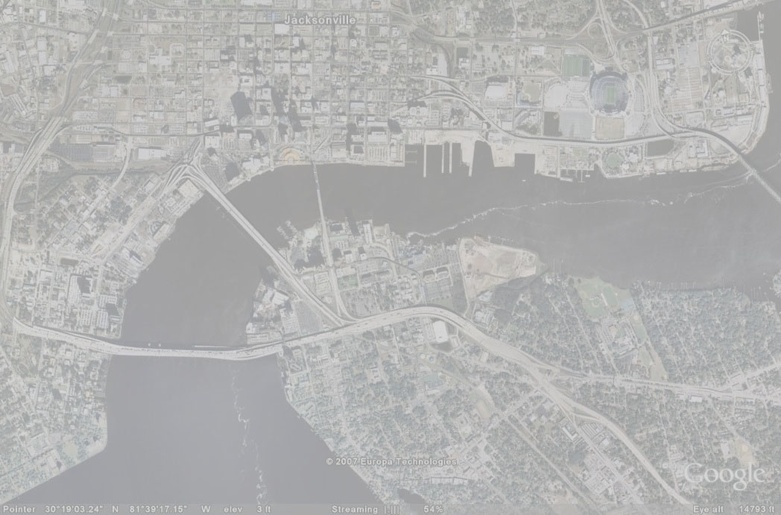
#> input picture assignment1/image_1/input_sat_image.jpg, 781 x 515 px, shrunk from 1048 x 691 before the run
$ python assignment1.py
#> lines starting #> are read from the running program, lines starting #| are printed output that depends on the picture; after the words box and inside, x2 and y2 are one past the last pixel; in counts of white or black regions, pixels touching at a corner belong together
#!/usr/bin/env python3
"""
--------------------------------------------------------------------------------------------
@Authors: Nicola Lea Libera (117073), Jenny Döring (119611), Josephin Kröger (124068)
Description: Source code to Assignment 1 of the course Image Analysis and Object Recognition
             at Bauhaus-Universität Weimar.
--------------------------------------------------------------------------------------------
"""

import numpy as np
import cv2
from matplotlib import pyplot as plt


def load_image(path):
    print("loading image...")
    # reads image as colour image
    img = cv2.imread(path, cv2.IMREAD_COLOR)
    # convert image from BGR to RGB representation and return said picture
    img = cv2.cvtColor(img, cv2.COLOR_BGR2RGB)
    return img


def compute_gray_value(img):
    print("creating grayscale...")
    # extract the 3 different color channels
    red = img[:, :, 0]
    green = img[:, :, 1]
    blue = img[:, :, 2]

    # convert the color channels to double so that they won't overflow and result in a false value
    # and return the grayscale picture
    img = np.uint8(((np.float32(red) + green + blue) / 3))
    return img


def contrast_stretching(img, min_val, max_val):
    print("stretching contrast...")
    height, width = img.shape
    # create an image with the same size as the original
    # and fill it with zeros
    contrast_img = np.zeros((height, width), img.dtype)
    # create a threshold for the outlier pixel
    outliers = 0.15 * (max_val - min_val)
    high = max_val - outliers
    low = min_val + outliers

    # go through every pixel and recompute the value
    # according to the threshold stretching formula
    for y in range(0, height):
        for x in range(0, width):
            if img[y, x] <= low:
                stretched_val = 0
            elif img[y, x] >= high:
                stretched_val = 1
            elif low < img[y, x] < high:
                stretched_val = ((img[y, x] - low) / (high - low))
            contrast_img[y, x] = np.uint8(stretched_val * 255)

    return contrast_img


def image_enhancement(gray, folder):
    print("enhancing image...")
    # prepare the gray values for the histogram and contrast stretching
    hist_data_gray = gray.flatten()

    # get the min, max value for the contrast stretching
    min_val = min(hist_data_gray)
    max_val = max(hist_data_gray)

    contrast_img = contrast_stretching(gray, min_val, max_val)
    contrast_hist_data = contrast_img.flatten()

    # Show the resulting images and corresponding histograms and save them in the corresponding folders
    plt.figure()
    plt.subplot(1, 2, 1)
    plt.imshow(gray, cmap='gray')
    plt.title("Gray")
    plt.axis('off')
    plt.subplot(1, 2, 2)
    plt.hist(hist_data_gray, bins=(max_val-min_val))
    plt.xlabel('Intensity Value')
    plt.ylabel('Number of Pixels')
    plt.tight_layout()
    plt.savefig(str(folder) + "grayscale_hist.jpg")

    plt.figure()
    plt.subplot(1, 2, 1)
    plt.imshow(contrast_img, cmap='gray')
    plt.title("Enhanced")
    plt.axis('off')
    plt.subplot(1, 2, 2)
    plt.hist(contrast_hist_data, bins=(max(contrast_hist_data) - min(contrast_hist_data)))
    plt.locator_params(axis="x", nbins=6)
    plt.xlabel('Intensity Value')
    plt.ylabel('Number of Pixels')
    plt.tight_layout()
    plt.savefig(str(folder) + "enhanced_hist.jpg")

    plt.figure()
    plt.imshow(contrast_img, cmap='gray')
    plt.title("Enhanced")
    plt.axis('off')
    plt.savefig(str(folder) + "enhanced.jpg")

    return contrast_img


def binarization(img, folder):
    print("creating binary mask...")
    # split into foreground and background
    # 70 is quite a good value (2nd parameter is the threshold value)
    thresh, binary = cv2.threshold(img, 70, 255, cv2.THRESH_BINARY_INV)
    thresh = int(thresh)
    # get the min, max value for the contrast stretching
    plt.figure()
    plt.imshow(binary, cmap='gray')
    plt.title("Binary Mask with Threshold=" + str(thresh))
    plt.axis('off')
    plt.savefig(str(folder) + "binary" + str(thresh) + ".jpg")

    return binary


def morphological_opening(img):
    # inspired by https://opencv24-python-tutorials.readthedocs.io/en/latest/py_tutorials/py_imgproc/py_morphological_ops/py_morphological_ops.html
    print("doing morphological opening...")
    # structuring element of 5x5 was chosen
    structuring_element = np.ones((5, 5), np.uint8)
    opening = cv2.morphologyEx(img, cv2.MORPH_OPEN, structuring_element)

    return opening


def morphological_closing(img):
    print("doing morphological closing...")
    # same structuring element as opening
    structuring_element = np.ones((5, 5), np.uint8)
    closing = cv2.morphologyEx(img, cv2.MORPH_CLOSE, structuring_element)

    return closing


def morphological_operators(binary, folder):
    print("creating filtered image...")
    opening = morphological_opening(binary)
    closing = morphological_closing(opening)

    plt.figure()
    plt.imshow(closing, cmap='gray')
    # plt.title("Morphologically Filtered Mask")
    plt.axis('off')
    plt.savefig(str(folder) + "filtered.jpg")


def overlay(folder):
    print("overlay enhanced image and filtered image...")
    # assign pictures which need to be overlayed
    enhanced = cv2.imread(cv2.samples.findFile(str(folder) + 'enhanced.jpg'))
    filtered = cv2.imread(cv2.samples.findFile(str(folder) + 'filtered.jpg'))
    # add them together
    overlay = cv2.addWeighted(enhanced, 0.5, filtered, 1.0, 0.0)

    plt.figure()
    plt.imshow(overlay, cmap='gray')
    plt.title("Overlay")
    plt.axis('off')
    plt.savefig(str(folder) + "overlay.jpg")


def main():

    print("\nGIVEN IMAGE\n")
    folder_1 = "image_1/"
    img_path_1 = str(folder_1) + 'input_sat_image.jpg'
    img_1 = load_image(img_path_1)
#> in load_image, img is the input picture: shape (515, 781, 3); mean B, G, R 178.7, 179.2, 179
    gray_1 = compute_gray_value(img_1)
    enhanced_1 = image_enhancement(gray_1, folder_1)
#> in image_enhancement, `min_val = min(hist_data_gray)`: min_val = 144
#> in image_enhancement, `max_val = max(hist_data_gray)`: max_val = 222
#> in contrast_stretching, `outliers = 0.15 * (max_val - min_val)`: outliers = 11.7
#> in contrast_stretching, `high = max_val - outliers`: high = 210.3
#> in contrast_stretching, `low = min_val + outliers`: low = 155.7
    binary_1 = binarization(enhanced_1, folder_1)
#> in binarization, `thresh, binary = cv2.threshold(img, 70, 255, cv2.THRESH_BINARY_INV)`:
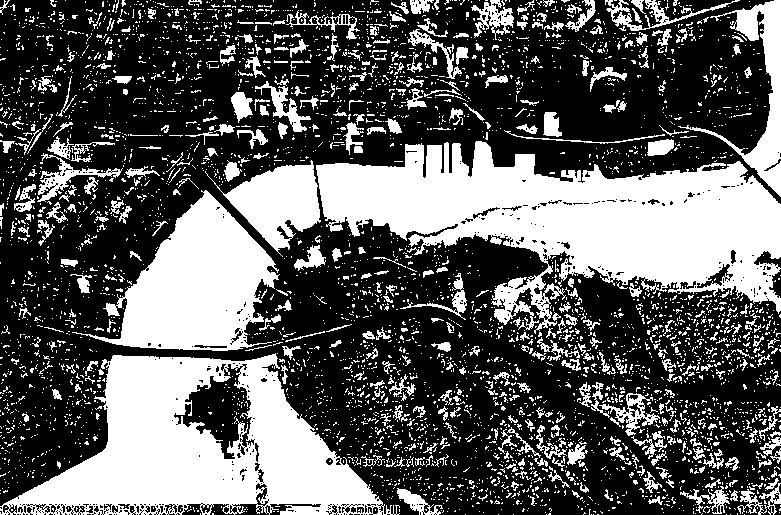
#> binary: shape (515, 781); 36.4% white; 4494 white regions (4073 under 20 px), largest, box (x1, y1, x2, y2) and area: (316, 141, 781, 334) 43873, (0, 353, 400, 515) 32104, (72, 190, 280, 351) 16085
    morphological_operators(binary_1, folder_1)
#> in morphological_opening, `opening = cv2.morphologyEx(img, cv2.MORPH_OPEN, structuring_element)`: opening: shape (515, 781); 24.9% white; 96 white regions, largest, box (x1, y1, x2, y2) and area: (316, 141, 781, 311) 39833, (12, 355, 258, 506) 19509, (112, 192, 276, 350) 15298
#> in morphological_closing, `closing = cv2.morphologyEx(img, cv2.MORPH_CLOSE, structuring_element)`: closing: shape (515, 781); 25.5% white; 76 white regions, largest, box (x1, y1, x2, y2) and area: (227, 0, 781, 311) 50906, (12, 355, 377, 515) 29293, (112, 192, 276, 350) 15400
    overlay(folder_1)

    # own picture 1
    # source: https://en.wikipedia.org/wiki/Pseudanthium
    print("\nOWN IMAGE\n")
    folder_2 = "image_2/"
    img_path_2 = str(folder_2) + 'flower.jpg'
    img_2 = load_image(img_path_2)
#> call 2 of load_image, with path = 'image_2/flower.jpg'
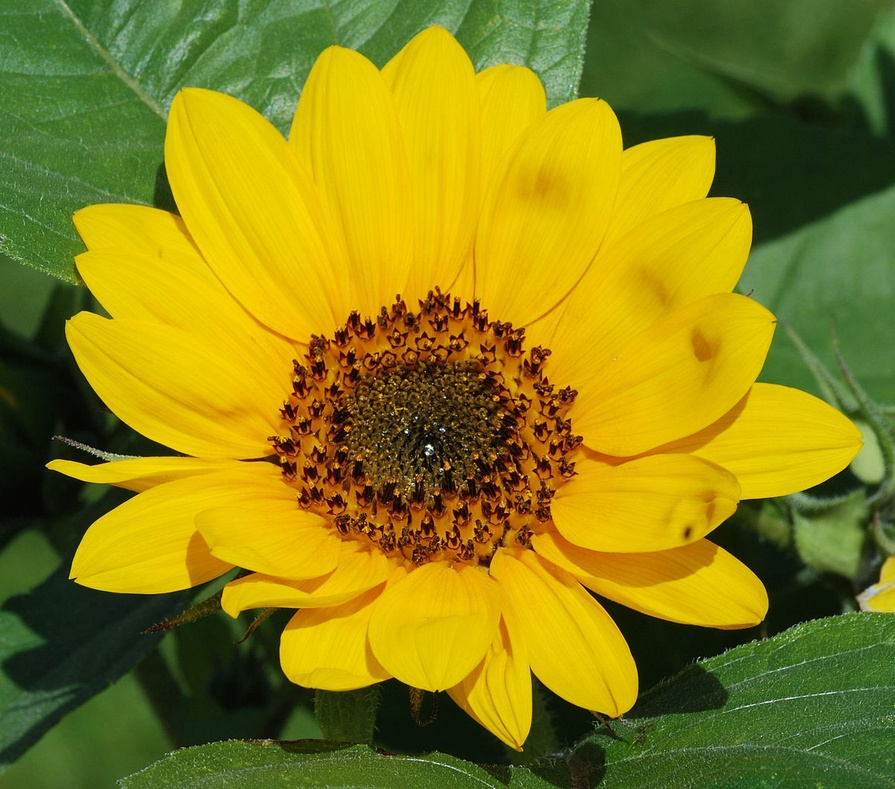
#> input picture assignment1/image_2/flower.jpg, 895 x 789 px, shrunk from 1200 x 1058 before the run
#> in load_image, img is the input picture: shape (789, 895, 3); mean B, G, R 20.3, 127.8, 136.4
    gray_2 = compute_gray_value(img_2)
#> in compute_gray_value (call 2), `img = np.uint8(((np.float32(red) + green + blue) / 3))`:
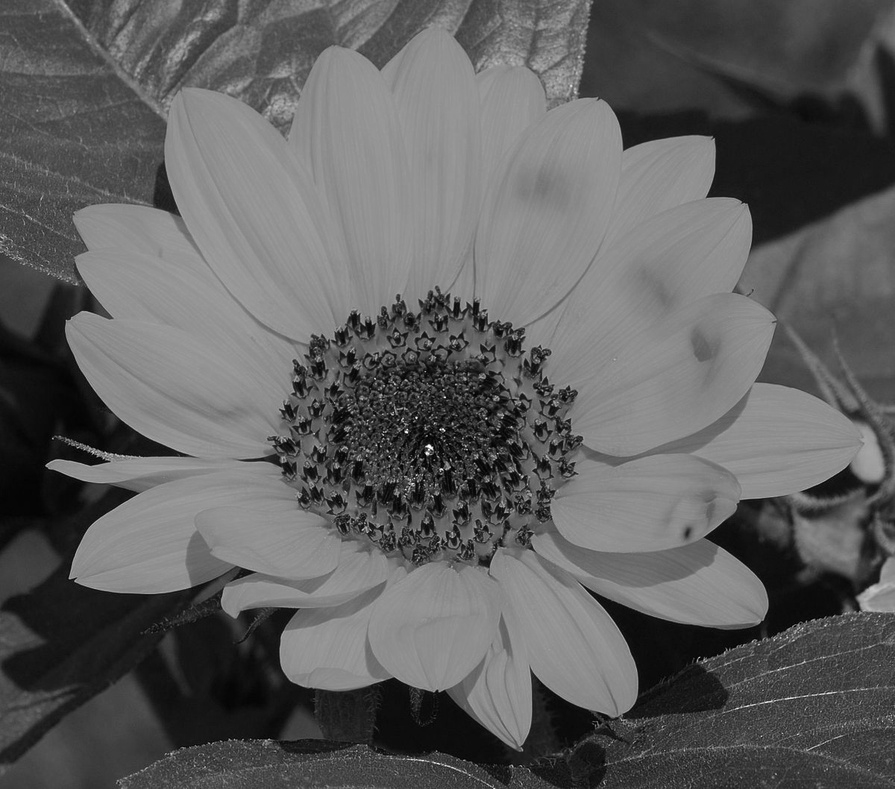
#> img: shape (789, 895); min 0, max 251, mean 94.5
    enhanced_2 = image_enhancement(gray_2, folder_2)
    binary_2 = binarization(enhanced_2, folder_2)
#> in binarization (call 2), `thresh, binary = cv2.threshold(img, 70, 255, cv2.THRESH_BINARY_INV)`: binary: shape (789, 895); 44.2% white; 417 white regions (371 under 20 px), largest, box (x1, y1, x2, y2) and area: (0, 0, 895, 789) 194331, (578, 0, 895, 256) 55179, (239, 327, 562, 568) 33372
    morphological_operators(binary_2, folder_2)
#> in morphological_opening (call 2), `opening = cv2.morphologyEx(img, cv2.MORPH_OPEN, structuring_element)`: opening: shape (789, 895); 38.3% white; 214 white regions (2 under 20 px), largest, box (x1, y1, x2, y2) and area: (0, 253, 895, 789) 142159, (579, 0, 895, 251) 55058, (348, 347, 528, 505) 13763
#> in morphological_closing (call 2), `closing = cv2.morphologyEx(img, cv2.MORPH_CLOSE, structuring_element)`: closing: shape (789, 895); 40% white; 89 white regions, largest, box (x1, y1, x2, y2) and area: (0, 253, 895, 789) 160659, (579, 0, 895, 251) 55124, (313, 331, 528, 531) 21619
    overlay(folder_2)

    # own picture 2
    print("\nOWN IMAGE\n")
    folder_3 = "image_3/"
    img_path_3 = str(folder_3) + 'berlin.jpg'
    img_3 = load_image(img_path_3)
#> call 3 of load_image, with path = 'image_3/berlin.jpg'
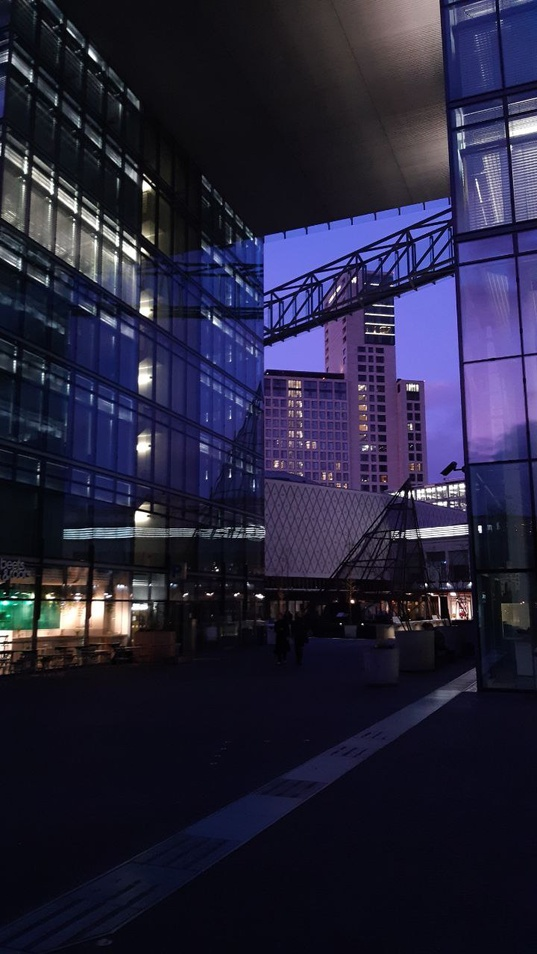
#> input picture assignment1/image_3/berlin.jpg, 537 x 954 px, shrunk from 720 x 1280 before the run
#> in load_image, img is the input picture: shape (954, 537, 3); mean B, G, R 58.8, 35.7, 37.8
    gray_3 = compute_gray_value(img_3)
#> in compute_gray_value (call 3), `img = np.uint8(((np.float32(red) + green + blue) / 3))`:
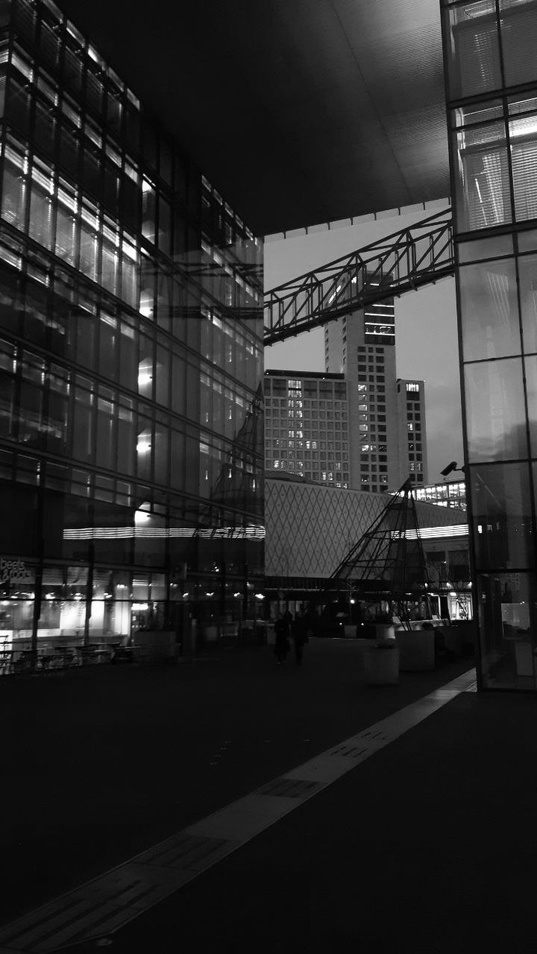
#> img: shape (954, 537); min 0, max 255, mean 43.8
    enhanced_3 = image_enhancement(gray_3, folder_3)
#> call 3 of contrast_stretching, with min_val = 0, max_val = 255
#> in contrast_stretching (call 3), `outliers = 0.15 * (max_val - min_val)`: outliers = 38.25
#> in contrast_stretching (call 3), `high = max_val - outliers`: high = 216.8
#> in contrast_stretching (call 3), `low = min_val + outliers`: low = 38.25
#> after the loop in contrast_stretching (call 3), `for y in range(0, height):`:
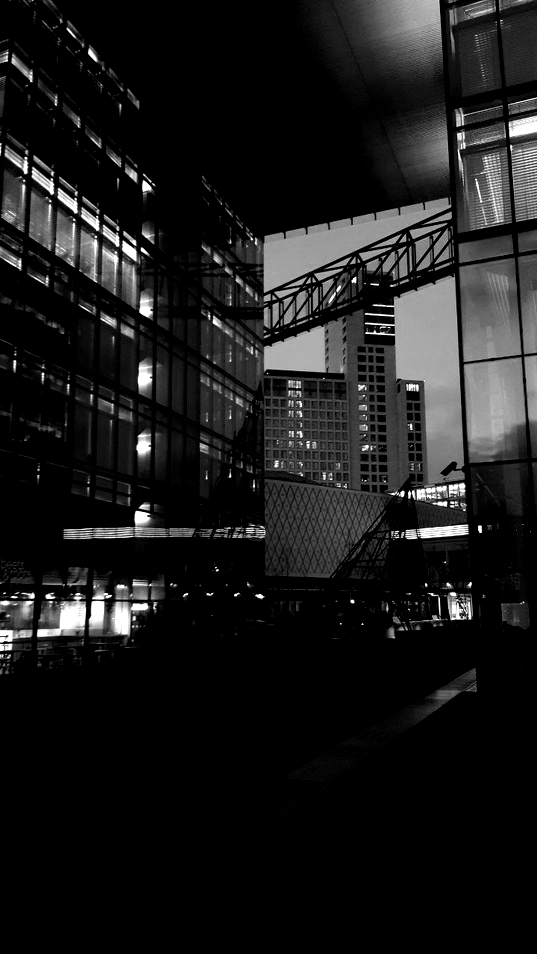
#> contrast_img: shape (954, 537); min 0, max 255, mean 26.8
    binary_3 = binarization(enhanced_3, folder_3)
#> in binarization (call 3), `thresh, binary = cv2.threshold(img, 70, 255, cv2.THRESH_BINARY_INV)`: binary: shape (954, 537); 85.4% white; 1260 black regions (1035 under 20 px), largest, box (x1, y1, x2, y2) and area: (365, 274, 466, 507) 10738, (262, 197, 451, 293) 6237, (459, 259, 521, 362) 5366
    morphological_operators(binary_3, folder_3)
#> in morphological_opening (call 3), `opening = cv2.morphologyEx(img, cv2.MORPH_OPEN, structuring_element)`: opening: shape (954, 537); 81.9% white; 267 black regions (195 under 20 px), largest, box (x1, y1, x2, y2) and area: (265, 243, 537, 565) 35838, (225, 197, 454, 338) 14123, (0, 143, 160, 320) 8198
#> in morphological_closing (call 3), `closing = cv2.morphologyEx(img, cv2.MORPH_CLOSE, structuring_element)`: closing: shape (954, 537); 83.3% white; 63 black regions (1 under 20 px), largest, box (x1, y1, x2, y2) and area: (384, 243, 537, 509) 25979, (257, 198, 454, 329) 13780, (0, 145, 153, 318) 7139
    overlay(folder_3)
#> call 3 of overlay, with folder = 'image_3/'
#> in overlay (call 3), `overlay = cv2.addWeighted(enhanced, 0.5, filtered, 1.0, 0.0)`:
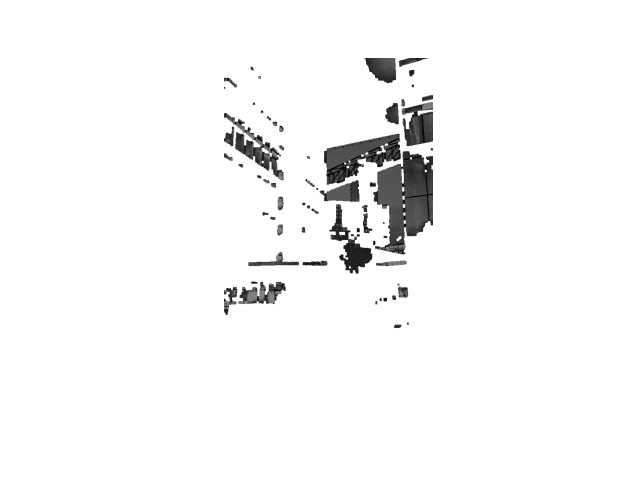
#> overlay: shape (480, 640, 3); min 0, max 255, mean 246.9


if __name__ == '__main__':
    main()
